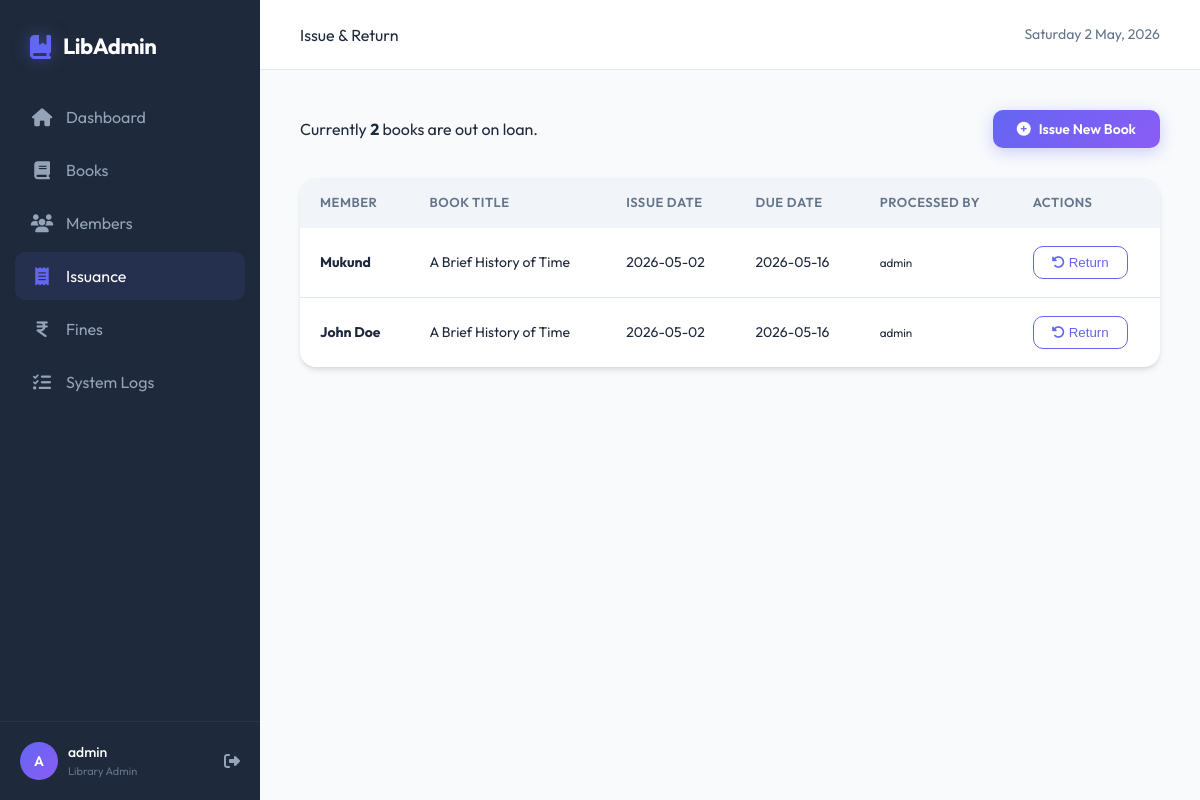
The app's page /issues (signed in) with its own data.
### tables this page shows
CREATE TABLE issues (
    id INTEGER PRIMARY KEY AUTOINCREMENT,
    book_id INTEGER NOT NULL,
    member_id INTEGER NOT NULL,
    issue_date DATE NOT NULL,
    due_date DATE NOT NULL,
    return_date DATE,
    status VARCHAR(20) NOT NULL DEFAULT 'issued',
    processed_by VARCHAR(255),
    FOREIGN KEY(book_id) REFERENCES books(id),
    FOREIGN KEY(member_id) REFERENCES members(id)
);

CREATE TABLE members (
    id INTEGER PRIMARY KEY AUTOINCREMENT,
    name VARCHAR(255) NOT NULL,
    email VARCHAR(255) UNIQUE NOT NULL,
    phone VARCHAR(20) NOT NULL,
    joined_date DATE NOT NULL,
    password_hash VARCHAR(512),
    created_by VARCHAR(255),
    notes TEXT
);

CREATE TABLE books (
    id INTEGER PRIMARY KEY AUTOINCREMENT,
    title VARCHAR(255) NOT NULL,
    author VARCHAR(255) NOT NULL,
    isbn VARCHAR(20) UNIQUE NOT NULL,
    category_id INTEGER,
    qty INTEGER NOT NULL DEFAULT 1,
    available_qty INTEGER NOT NULL DEFAULT 1,
    created_by VARCHAR(255),
    notes TEXT,
    FOREIGN KEY(category_id) REFERENCES categories(id)
);

### routes/issues.py (the view)
@issues_bp.route('/issues')
@login_required
def index():
    issues = query_db('''
        SELECT i.*, b.title, m.name as member_name
        FROM issues i
        JOIN books b ON i.book_id = b.id
        JOIN members m ON i.member_id = m.id
        WHERE i.status = 'issued'
    ''')
    return render_template('issues.html', issues=issues)

### db.py (called while the page is built)
def get_db():
    db = getattr(g, '_database', None)
    if db is None:
        db = g._database = sqlite3.connect(Config.DATABASE_PATH)
        db.row_factory = sqlite3.Row
        db.execute("PRAGMA foreign_keys = ON")
    return db

def close_connection(exception):
    db = getattr(g, '_database', None)
    if db is not None:
        db.close()

def query_db(query, args=(), one=False):
    db = get_db()
    cur = db.execute(query, args)
    rv = cur.fetchall()
    cur.close()
    return (rv[0] if rv else None) if one else rv

### routes/auth.py (called while the page is built)
def login_required(f):
    from functools import wraps
    @wraps(f)
    def decorated_function(*args, **kwargs):
        if 'user_id' not in session:
            return redirect(url_for('auth.login'))
        return f(*args, **kwargs)
    return decorated_function

### templates/issues.html (shortened to what this page needs)
{% extends 'base.html' %}
{% block title %}Issue & Return{% endblock %}
{% block content %}
<div class="page-header-actions">
    <div class="header-info">
        <p>Currently <strong>{{ issues|length }}</strong> books are out on loan.</p>
    </div>
    <button class="btn-primary" onclick="openModal('issueBookModal')">
        <i class="fa-solid fa-plus-circle"></i> Issue New Book
    </button>
</div>
<div class="table-container shadow">
    <table>
        <thead>
            <tr>
                <th>Member</th>
                <th>Book Title</th>
                <th>Issue Date</th>
                <th>Due Date</th>
                <th>Processed By</th>
                <th>Actions</th>
            </tr>
        </thead>
        <tbody>
            {% for issue in issues %}
            <tr>
                <td><strong>{{ issue.member_name }}</strong></td>
                <td>{{ issue.title }}</td>
                <td>{{ issue.issue_date }}</td>
                <td>
                    <span class="due-date">{{ issue.due_date }}</span>
                </td>
                <td><small>{{ issue.processed_by or 'System' }}</small></td>
                <td>
                    <form action="{{ url_for('issues.return_book', id=issue.id) }}" method="POST" style="display:inline;">
                        <button type="submit" class="btn-outline btn-sm">
                            <i class="fa-solid fa-rotate-left"></i> Return
                        </button>
                    </form>
                </td>
            </tr>
            {% else %}
            <tr>
                <td colspan="5" class="text-center">No books currently issued.</td>
            </tr>
            {% endfor %}
        </tbody>
    </table>
</div>
{% endblock %}

### static/css/style.css (style rules this page uses)
:root { --primary: #6366f1; --primary-hover: #4f46e5; --secondary: #64748b; --bg-body: #f8fafc; --bg-card: #ffffff; --sidebar-bg: #1e293b; --text-main: #1e293b; --text-muted: #64748b; --border-color: #e2e8f0; --table-header: #f1f5f9; --success: #10b981; --warning: #f59e0b; --danger: #ef4444; --info: #3b82f6; --purple: #8b5cf6; --blue: #3b82f6; --green: #10b981; --orange: #f59e0b; --red: #ef4444; --radius-sm: 6px; --radius-md: 10px; --radius-lg: 16px; --shadow-sm: 0 1px 2px 0 rgb(0 0 0 / 0.05); --shadow-md: 0 4px 6px -1px rgb(0 0 0 / 0.1), 0 2px 4px -2px rgb(0 0 0 / 0.1); --shadow-lg: 0 10px 15px -3px rgb(0 0 0 / 0.1), 0 4px 6px -4px rgb(0 0 0 / 0.1); --transition: all 0.3s cubic-bezier(0.4, 0, 0.2, 1); }
* { margin: 0; padding: 0; box-sizing: border-box; }
body { font-family: 'Outfit', sans-serif; background-color: var(--bg-body); color: var(--text-main); line-height: 1.5; overflow-x: hidden; }
.table-container { background: white; border-radius: var(--radius-lg); overflow: hidden; margin-top: 20px; }
.table-container.shadow { box-shadow: var(--shadow-md); }
table { width: 100%; border-collapse: collapse; }
th { background-color: var(--table-header); padding: 15px 20px; text-align: left; font-size: 13px; font-weight: 600; text-transform: uppercase; letter-spacing: 0.5px; color: var(--secondary); }
td { padding: 18px 20px; border-bottom: 1px solid var(--border-color); font-size: 14px; }
tr:last-child td { border-bottom: none; }
.btn-primary { background: linear-gradient(135deg, var(--primary), var(--purple)); color: white; border: none; padding: 10px 24px; border-radius: var(--radius-md); font-family: inherit; font-weight: 600; font-size: 14px; cursor: pointer; transition: var(--transition); display: inline-flex; align-items: center; gap: 8px; box-shadow: 0 4px 15px rgba(99, 102, 241, 0.3); }
.btn-outline { background: transparent; border: 1px solid var(--primary); color: var(--primary); padding: 8px 18px; border-radius: var(--radius-md); cursor: pointer; transition: var(--transition); }
.page-header-actions { display: flex; justify-content: space-between; align-items: center; margin-bottom: 30px; }

### records on screen
issues: member_name "Mukund", title "A Brief History of Time", issue_date "2026-05-02", due_date "2026-05-16", processed_by "admin"
issues: member_name "John Doe", title "A Brief History of Time", issue_date "2026-05-02", due_date "2026-05-16", processed_by "admin"

### other values on screen
{{ session.get('username', 'U')[0].upper() }} "A"
{{ session.get('username', 'Guest') }} "admin"
{{ 'Library Admin' if session.get('role') == 'admin' else 'Member' }} "Library Admin"
{{ issues|length }} "2"
